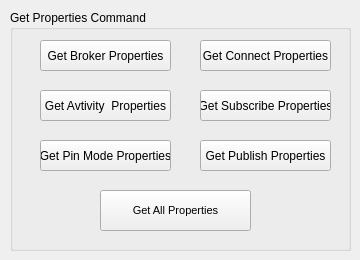
       <widget class="QWidget" name="tab_10">
        <attribute name="title">
         <string>General Command</string>
        </attribute>
        <widget class="QGroupBox" name="get_properties_command_groupBox">
         <property name="geometry">
          <rect>
           <x>10</x>
           <y>10</y>
           <width>341</width>
           <height>241</height>
          </rect>
         </property>
         <property name="title">
          <string>Get Properties Command</string>
         </property>
         <widget class="QPushButton" name="get_publish_properties_pushButton">
          <property name="geometry">
           <rect>
            <x>190</x>
            <y>130</y>
            <width>131</width>
            <height>31</height>
           </rect>
          </property>
          <property name="text">
           <string>Get Publish Properties</string>
          </property>
         </widget>
         <widget class="QPushButton" name="get_connect_properties_pushButton">
          <property name="geometry">
           <rect>
            <x>190</x>
            <y>30</y>
            <width>131</width>
            <height>31</height>
           </rect>
          </property>
          <property name="text">
           <string>Get Connect Properties</string>
          </property>
         </widget>
         <widget class="QPushButton" name="get_activity_properties_pushButton">
          <property name="geometry">
           <rect>
            <x>30</x>
            <y>80</y>
            <width>131</width>
            <height>31</height>
           </rect>
          </property>
          <property name="text">
           <string>Get Avtivity  Properties</string>
          </property>
         </widget>
         <widget class="QPushButton" name="get_broker_properties_pushButton">
          <property name="geometry">
           <rect>
            <x>30</x>
            <y>30</y>
            <width>131</width>
            <height>31</height>
           </rect>
          </property>
          <property name="text">
           <string>Get Broker Properties</string>
          </property>
         </widget>
         <widget class="QPushButton" name="get_subscribe_properties_pushButton">
          <property name="geometry">
           <rect>
            <x>190</x>
            <y>80</y>
            <width>131</width>
            <height>31</height>
           </rect>
          </property>
          <property name="text">
           <string>Get Subscribe Properties</string>
          </property>
         </widget>
         <widget class="QPushButton" name="get_pin_mode_properties_pushButton">
          <property name="geometry">
           <rect>
            <x>30</x>
            <y>130</y>
            <width>131</width>
            <height>31</height>
           </rect>
          </property>
          <property name="text">
           <string>Get Pin Mode Properties</string>
          </property>
         </widget>
         <widget class="QPushButton" name="get_all_properties_pushButton">
          <property name="geometry">
           <rect>
            <x>90</x>
            <y>180</y>
            <width>151</width>
            <height>41</height>
           </rect>
          </property>
          <property name="font">
           <font>
            <pointsize>8</pointsize>
           </font>
          </property>
          <property name="text">
           <string>Get All Properties</string>
          </property>
         </widget>
        </widget>
       </widget>
